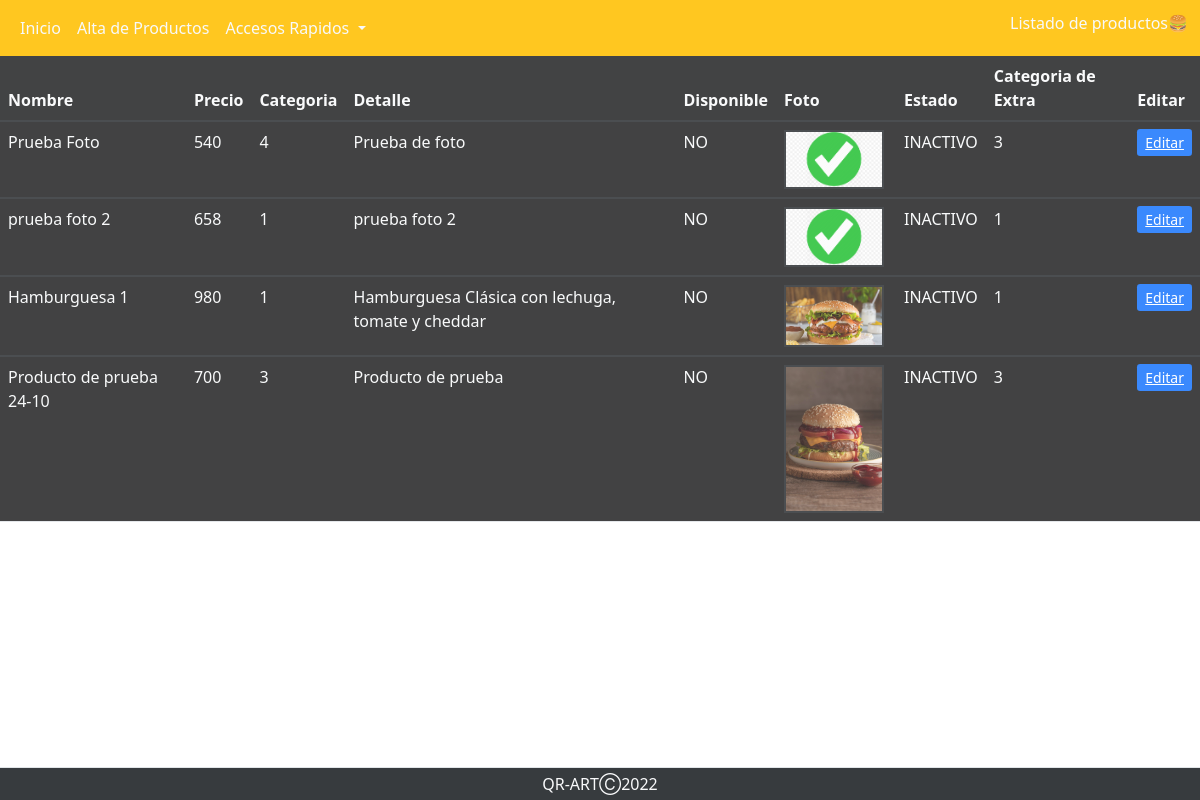
/perfiles/perfil_admin/abm_productos/modificacionproducto.php, run on an earlier commit of the app's database.
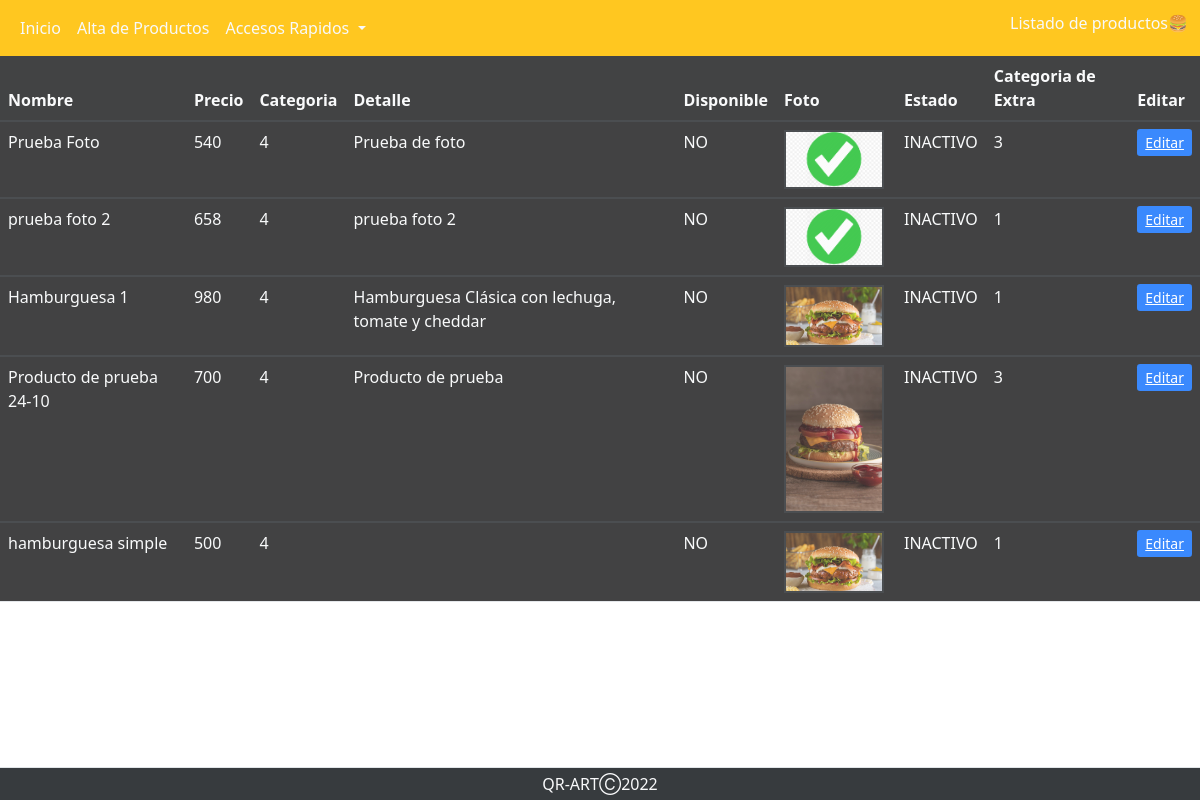
And on a later commit of the database.
### tables this page shows
CREATE TABLE `productos` (
  `cod_prod` int(6) NOT NULL,
  `categoria_prod` text NOT NULL,
  `nombre_prod` text NOT NULL,
  `precio_prod` decimal(10,0) NOT NULL,
  `detalle_prod` text NOT NULL,
  `foto_prod` text NOT NULL,
  `prod_disponible` tinyint(1) NOT NULL,
  `requiere_cocina` tinyint(1) NOT NULL,
  `est_baja_prod` tinyint(1) NOT NULL,
  `categ_extra` text NOT NULL
);

### perfiles/perfil_admin/abm_productos/modificacionproducto.php (the view, shortened to what this page needs)
<?php
$conexion=mysqli_connect("localhost","root","","qr_art");
?>
<!DOCTYPE html>
<html lang="en">
<head>
    <link rel="stylesheet" href="https://cdnjs.cloudflare.com/ajax/libs/twitter-bootstrap/5.1.3/css/bootstrap.min.css">
    <link rel="stylesheet" href="https://cdn.datatables.net/1.12.1/css/dataTables.bootstrap5.min.css">
    <link rel="stylesheet " href="../../../assets/stylesnav.css">
    <link rel="stylesheet " href="../../../assets/backp.css">
    <link rel="stylesheet " href="../../../assets/table.css">
</head>
<body>
<nav class="navbar navbar-expand-xl">
  <div class="container-fluid">
    <div class="collapse navbar-collapse" id="navbarSupportedContent">
      <ul class="navbar-nav me-auto mb-2 mb-lg-0">
        <li class="nav-item">
          <a class="nav-link active text-light" aria-current="page" href="../perfil_admin.php">Inicio</a>
        </li>
        <li class="nav-item">
          <a class="nav-link text-light" href="./altaproducto.php">Alta de Productos</a>
        </li>
        <li class="nav-item dropdown">
          <a class="nav-link dropdown-toggle text-light" href="#" id="navbarDropdown" role="button" data-bs-toggle="dropdown" aria-expanded="false">
            Accesos Rapidos
          </a>
        </li>
      </ul>
      <h6 class="text-sm-center text-light">Listado de productos🍔</h6>
    </div>
  </div>
</nav>
  <table id="productos" name="productos" class="table table-striped" style="width:100%">
        <thead>
            <tr class="text-light">
                <th class="text-light">Nombre</th>
                <th class="text-light">Precio</th>
                <th class="text-light">Categoria</th>
                <th class="text-light">Detalle</th>
                <th class="text-light">Disponible</th>
                <th class="text-light">Foto</th>
                <th class="text-light">Estado</th>
                <th class="text-light">Categoria de Extra</th>
                <th class="text-light">Editar</th>
            </tr>
        </thead>
        <?php
        $sql="SELECT * from productos";
        $result=mysqli_query($conexion, $sql);
        while($mostrar=mysqli_fetch_array($result)){
        ?>
        <tbody>
            <tr>
                <td class="text-light"><?php echo $mostrar['nombre_prod'] ?></td>
                <td class="text-light"><?php echo $mostrar['precio_prod'] ?></td>
                <td class="text-light"><?php echo $mostrar['categoria_prod'] ?></td>
                <td class="text-light"><?php echo $mostrar['detalle_prod'] ?></td>
                <td class="text-light"><?php if($mostrar['prod_disponible'] == 0){echo "NO";}else{echo "SI";} ?></td>
                <td style="width: 10%;"><img id="image" name="image" style="border: 2px solid ; width: 100px;" alt="" src="<?php echo "../../../imagenes/productos/".$mostrar['foto_prod'] ?>"></td>
                <td class="text-light"><?php if($mostrar['est_baja_prod'] == 0){echo "INACTIVO";}else{echo "ACTIVO";} ?></td>
                <td class="text-light"><?php echo $mostrar['categ_extra'] ?></td>
                <td>
                <a class= "btn-sm btn-primary" href="actualizar_prod.php?id=<?php echo $mostrar['cod_prod']?>" class="table__item__link" >Editar</a>
                </td>
            </tr>
        </tbody>
        <?php
        }
        ?>
    </table>
<footer class="py-1 mt-5 border-top bg-dark fixed-bottom">
            <p class="col-md-12 mb-0 text-light text-center">QR-ARTⒸ2022</p>
    </footer>
</body>
</html>

### assets/stylesnav.css (style rules this page uses)
.navbar-expand-xl { background-color: #ffc107; }

### assets/backp.css (style rules this page uses)
* { margin: 0; padding: 0; }
body { background-image: url('../assets/img/20.jpg'); background-repeat: no-repeat; background-size: cover; opacity: 0.9; width: calc((100%/3)-10px); }

### assets/table.css (style rules this page uses)
table { background-color: rgb(23, 24, 25); opacity: 0.9; }

What changed in the data, as far as the page shows it:
changed productos "prueba foto 2": categoria_prod "1" → "4"
changed productos "Hamburguesa 1": categoria_prod "1" → "4"
changed productos "Producto de prueba 24-10": categoria_prod "3" → "4"
added productos: nombre_prod "hamburguesa simple", precio_prod "500", categoria_prod "4", prod_disponible "NO", foto_prod (picture), est_baja_prod "INACTIVO", categ_extra "1"
